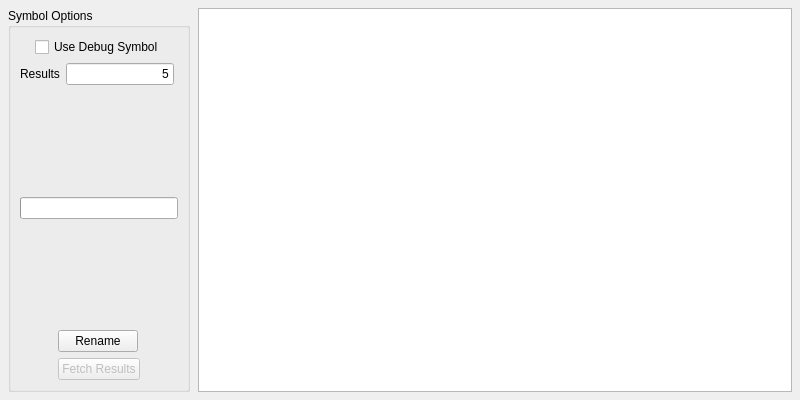
<?xml version="1.0" encoding="UTF-8"?>
<ui version="4.0">
 <class>RenameSymbolsPanel</class>
 <widget class="QFrame" name="RenameSymbolsPanel">
  <property name="geometry">
   <rect>
    <x>0</x>
    <y>0</y>
    <width>800</width>
    <height>400</height>
   </rect>
  </property>
  <property name="contextMenuPolicy">
   <enum>Qt::NoContextMenu</enum>
  </property>
  <property name="windowTitle">
   <string>RevEng.AI Toolkit: Function Rename</string>
  </property>
  <property name="layoutDirection">
   <enum>Qt::LeftToRight</enum>
  </property>
  <layout class="QGridLayout" name="gridLayout_5" columnstretch="0,1">
   <property name="sizeConstraint">
    <enum>QLayout::SetDefaultConstraint</enum>
   </property>
   <property name="leftMargin">
    <number>8</number>
   </property>
   <property name="topMargin">
    <number>8</number>
   </property>
   <property name="rightMargin">
    <number>8</number>
   </property>
   <property name="bottomMargin">
    <number>8</number>
   </property>
   <property name="horizontalSpacing">
    <number>8</number>
   </property>
   <property name="verticalSpacing">
    <number>-1</number>
   </property>
   <item row="0" column="0">
    <widget class="QGroupBox" name="groupBox">
     <property name="title">
      <string>Symbol Options</string>
     </property>
     <layout class="QVBoxLayout" name="verticalLayout">
      <item>
       <layout class="QHBoxLayout" name="horizontalLayout_6">
        <item>
         <spacer name="spacer">
          <property name="orientation">
           <enum>Qt::Horizontal</enum>
          </property>
          <property name="sizeHint" stdset="0">
           <size>
            <width>0</width>
            <height>0</height>
           </size>
          </property>
         </spacer>
        </item>
        <item>
         <widget class="QCheckBox" name="checkBox">
          <property name="text">
           <string>Use Debug Symbol</string>
          </property>
          <property name="checked">
           <bool>false</bool>
          </property>
         </widget>
        </item>
        <item>
         <spacer name="spacer_2">
          <property name="orientation">
           <enum>Qt::Horizontal</enum>
          </property>
          <property name="sizeHint" stdset="0">
           <size>
            <width>0</width>
            <height>0</height>
           </size>
          </property>
         </spacer>
        </item>
       </layout>
      </item>
      <item>
       <layout class="QHBoxLayout" name="horizontalLayout_3">
        <item>
         <spacer name="spacer_3">
          <property name="orientation">
           <enum>Qt::Horizontal</enum>
          </property>
          <property name="sizeHint" stdset="0">
           <size>
            <width>0</width>
            <height>0</height>
           </size>
          </property>
         </spacer>
        </item>
        <item>
         <widget class="QLabel" name="label_2">
          <property name="text">
           <string>Results</string>
          </property>
         </widget>
        </item>
        <item>
         <widget class="QLineEdit" name="lineEdit">
          <property name="text">
           <string>5</string>
          </property>
          <property name="alignment">
           <set>Qt::AlignRight|Qt::AlignTrailing|Qt::AlignVCenter</set>
          </property>
         </widget>
        </item>
        <item>
         <spacer name="spacer_4">
          <property name="orientation">
           <enum>Qt::Horizontal</enum>
          </property>
          <property name="sizeHint" stdset="0">
           <size>
            <width>4</width>
            <height>0</height>
           </size>
          </property>
         </spacer>
        </item>
       </layout>
      </item>
      <item>
       <spacer name="spacer_5">
        <property name="orientation">
         <enum>Qt::Vertical</enum>
        </property>
        <property name="sizeHint" stdset="0">
         <size>
          <width>0</width>
          <height>0</height>
         </size>
        </property>
       </spacer>
      </item>
      <item>
       <widget class="QProgressBar" name="progressBar">
        <property name="enabled">
         <bool>true</bool>
        </property>
        <property name="value">
         <number>0</number>
        </property>
        <property name="alignment">
         <set>Qt::AlignCenter</set>
        </property>
        <property name="textVisible">
         <bool>false</bool>
        </property>
       </widget>
      </item>
      <item>
       <spacer name="spacer_6">
        <property name="orientation">
         <enum>Qt::Vertical</enum>
        </property>
        <property name="sizeHint" stdset="0">
         <size>
          <width>0</width>
          <height>0</height>
         </size>
        </property>
       </spacer>
      </item>
      <item>
       <layout class="QHBoxLayout" name="horizontalLayout">
        <item>
         <spacer name="spacer_7">
          <property name="orientation">
           <enum>Qt::Horizontal</enum>
          </property>
          <property name="sizeHint" stdset="0">
           <size>
            <width>0</width>
            <height>0</height>
           </size>
          </property>
         </spacer>
        </item>
        <item>
         <widget class="QPushButton" name="renameButton">
          <property name="sizePolicy">
           <sizepolicy hsizetype="Minimum" vsizetype="Fixed">
            <horstretch>0</horstretch>
            <verstretch>0</verstretch>
           </sizepolicy>
          </property>
          <property name="autoFillBackground">
           <bool>false</bool>
          </property>
          <property name="text">
           <string>Rename</string>
          </property>
          <property name="autoDefault">
           <bool>true</bool>
          </property>
         </widget>
        </item>
        <item>
         <spacer name="spacer_8">
          <property name="orientation">
           <enum>Qt::Horizontal</enum>
          </property>
          <property name="sizeHint" stdset="0">
           <size>
            <width>40</width>
            <height>20</height>
           </size>
          </property>
         </spacer>
        </item>
       </layout>
      </item>
      <item>
       <layout class="QHBoxLayout" name="horizontalLayout_2">
        <item>
         <spacer name="spacer_9">
          <property name="orientation">
           <enum>Qt::Horizontal</enum>
          </property>
          <property name="sizeHint" stdset="0">
           <size>
            <width>0</width>
            <height>0</height>
           </size>
          </property>
         </spacer>
        </item>
        <item>
         <widget class="QPushButton" name="fetchButton">
          <property name="enabled">
           <bool>false</bool>
          </property>
          <property name="text">
           <string>Fetch Results</string>
          </property>
         </widget>
        </item>
        <item>
         <spacer name="spacer_10">
          <property name="orientation">
           <enum>Qt::Horizontal</enum>
          </property>
          <property name="sizeHint" stdset="0">
           <size>
            <width>0</width>
            <height>0</height>
           </size>
          </property>
         </spacer>
        </item>
       </layout>
      </item>
     </layout>
    </widget>
   </item>
   <item row="0" column="1">
    <widget class="QTableView" name="tableView">
     <property name="editTriggers">
      <set>QAbstractItemView::NoEditTriggers</set>
     </property>
     <property name="selectionMode">
      <enum>QAbstractItemView::SingleSelection</enum>
     </property>
     <property name="selectionBehavior">
      <enum>QAbstractItemView::SelectRows</enum>
     </property>
     <property name="showGrid">
      <bool>true</bool>
     </property>
     <property name="gridStyle">
      <enum>Qt::SolidLine</enum>
     </property>
     <property name="sortingEnabled">
      <bool>false</bool>
     </property>
     <property name="wordWrap">
      <bool>true</bool>
     </property>
     <property name="cornerButtonEnabled">
      <bool>false</bool>
     </property>
     <attribute name="horizontalHeaderHighlightSections">
      <bool>false</bool>
     </attribute>
     <attribute name="horizontalHeaderStretchLastSection">
      <bool>true</bool>
     </attribute>
     <attribute name="verticalHeaderVisible">
      <bool>false</bool>
     </attribute>
     <attribute name="verticalHeaderHighlightSections">
      <bool>false</bool>
     </attribute>
    </widget>
   </item>
  </layout>
 </widget>
 <resources/>
 <connections/>
</ui>
